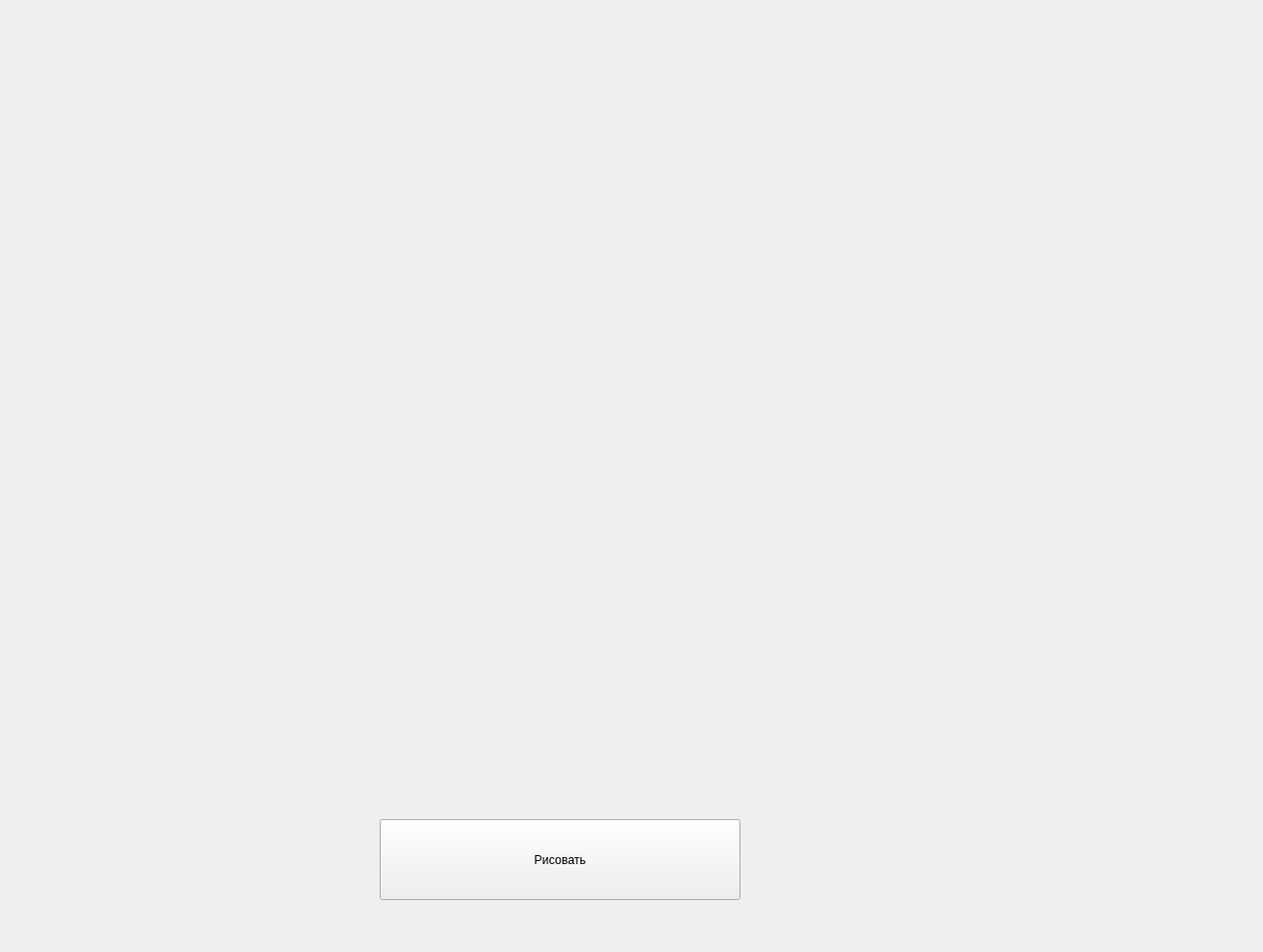
<?xml version="1.0" encoding="UTF-8"?>
<ui version="4.0">
 <class>Form</class>
 <widget class="QWidget" name="Form">
  <property name="geometry">
   <rect>
    <x>0</x>
    <y>0</y>
    <width>1264</width>
    <height>953</height>
   </rect>
  </property>
  <property name="windowTitle">
   <string>Form</string>
  </property>
  <widget class="QPushButton" name="pushButton">
   <property name="geometry">
    <rect>
     <x>380</x>
     <y>820</y>
     <width>361</width>
     <height>81</height>
    </rect>
   </property>
   <property name="text">
    <string>Рисовать</string>
   </property>
  </widget>
 </widget>
 <resources/>
 <connections/>
</ui>
